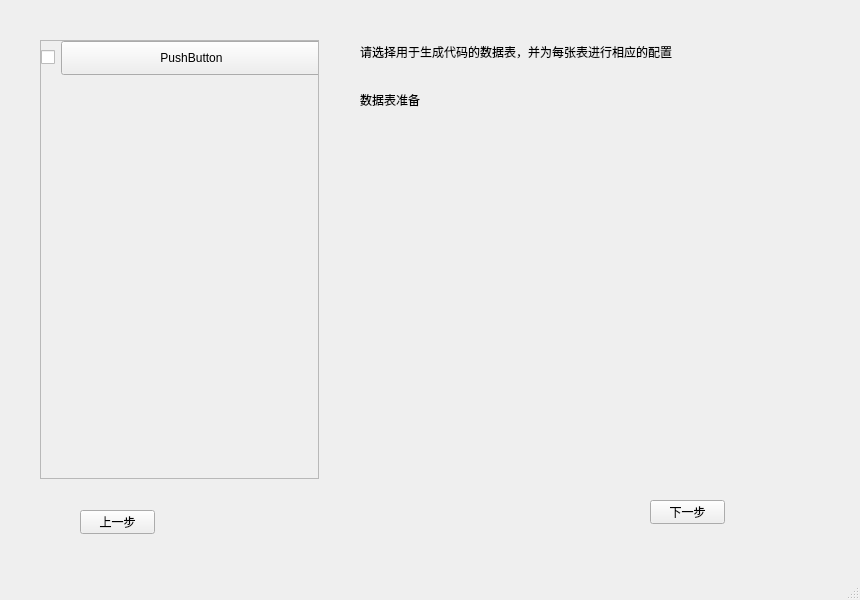
<?xml version="1.0" encoding="UTF-8"?>
<ui version="4.0">
 <class>MainWindow</class>
 <widget class="QMainWindow" name="MainWindow">
  <property name="geometry">
   <rect>
    <x>0</x>
    <y>0</y>
    <width>860</width>
    <height>600</height>
   </rect>
  </property>
  <property name="windowTitle">
   <string>MainWindow</string>
  </property>
  <widget class="QWidget" name="centralwidget">
   <widget class="QPushButton" name="pushButton_next">
    <property name="geometry">
     <rect>
      <x>650</x>
      <y>500</y>
      <width>75</width>
      <height>24</height>
     </rect>
    </property>
    <property name="text">
     <string>下一步</string>
    </property>
   </widget>
   <widget class="QPushButton" name="pushButton_last">
    <property name="geometry">
     <rect>
      <x>80</x>
      <y>510</y>
      <width>75</width>
      <height>24</height>
     </rect>
    </property>
    <property name="text">
     <string>上一步</string>
    </property>
   </widget>
   <widget class="QStackedWidget" name="stackedWidget_right">
    <property name="geometry">
     <rect>
      <x>330</x>
      <y>20</y>
      <width>451</width>
      <height>451</height>
     </rect>
    </property>
    <property name="currentIndex">
     <number>0</number>
    </property>
    <widget class="QWidget" name="page_1">
     <widget class="QWidget" name="verticalLayoutWidget_2">
      <property name="geometry">
       <rect>
        <x>30</x>
        <y>10</y>
        <width>351</width>
        <height>91</height>
       </rect>
      </property>
      <layout class="QVBoxLayout" name="verticalLayout_page1">
       <item>
        <widget class="QLabel" name="label_2">
         <property name="text">
          <string>请选择用于生成代码的数据表，并为每张表进行相应的配置</string>
         </property>
        </widget>
       </item>
       <item>
        <widget class="QLabel" name="label">
         <property name="mouseTracking">
          <bool>false</bool>
         </property>
         <property name="text">
          <string>数据表准备</string>
         </property>
        </widget>
       </item>
      </layout>
     </widget>
    </widget>
    <widget class="QWidget" name="page_2">
     <widget class="QWidget" name="verticalLayoutWidget_4">
      <property name="geometry">
       <rect>
        <x>9</x>
        <y>9</y>
        <width>431</width>
        <height>451</height>
       </rect>
      </property>
      <layout class="QVBoxLayout" name="verticalLayout_page2">
       <item>
        <widget class="QScrollArea" name="scrollArea_right">
         <property name="whatsThis">
          <string/>
         </property>
         <property name="accessibleName">
          <string/>
         </property>
         <property name="widgetResizable">
          <bool>true</bool>
         </property>
         <widget class="QWidget" name="scrollAreaWidgetContents_right">
          <property name="geometry">
           <rect>
            <x>0</x>
            <y>0</y>
            <width>410</width>
            <height>1000</height>
           </rect>
          </property>
          <property name="minimumSize">
           <size>
            <width>0</width>
            <height>1000</height>
           </size>
          </property>
          <widget class="QLabel" name="label_table_name">
           <property name="geometry">
            <rect>
             <x>20</x>
             <y>10</y>
             <width>54</width>
             <height>16</height>
            </rect>
           </property>
           <property name="text">
            <string>这是表名</string>
           </property>
          </widget>
          <widget class="QLabel" name="label_set_key">
           <property name="geometry">
            <rect>
             <x>20</x>
             <y>140</y>
             <width>151</width>
             <height>16</height>
            </rect>
           </property>
           <property name="text">
            <string>业务主键设置</string>
           </property>
          </widget>
          <widget class="QLabel" name="label_select_key">
           <property name="geometry">
            <rect>
             <x>20</x>
             <y>170</y>
             <width>161</width>
             <height>16</height>
            </rect>
           </property>
           <property name="text">
            <string>业务主键字段选择</string>
           </property>
          </widget>
          <widget class="QComboBox" name="comboBox_select_key">
           <property name="geometry">
            <rect>
             <x>20</x>
             <y>190</y>
             <width>161</width>
             <height>22</height>
            </rect>
           </property>
          </widget>
          <widget class="QLabel" name="label_set_key_2">
           <property name="geometry">
            <rect>
             <x>20</x>
             <y>220</y>
             <width>161</width>
             <height>16</height>
            </rect>
           </property>
           <property name="text">
            <string>业务主键生成规则</string>
           </property>
          </widget>
          <widget class="QComboBox" name="comboBox_set_key">
           <property name="geometry">
            <rect>
             <x>20</x>
             <y>240</y>
             <width>161</width>
             <height>22</height>
            </rect>
           </property>
          </widget>
          <widget class="QLabel" name="label_code">
           <property name="geometry">
            <rect>
             <x>20</x>
             <y>310</y>
             <width>161</width>
             <height>16</height>
            </rect>
           </property>
           <property name="text">
            <string>请选择需要加密存储的字段</string>
           </property>
          </widget>
          <widget class="QWidget" name="verticalLayoutWidget_5">
           <property name="geometry">
            <rect>
             <x>10</x>
             <y>340</y>
             <width>401</width>
             <height>311</height>
            </rect>
           </property>
           <layout class="QVBoxLayout" name="verticalLayout_code"/>
          </widget>
          <widget class="QLabel" name="label_isDelete">
           <property name="geometry">
            <rect>
             <x>20</x>
             <y>50</y>
             <width>158</width>
             <height>16</height>
            </rect>
           </property>
           <property name="text">
            <string>数据是否逻辑删除</string>
           </property>
          </widget>
          <widget class="QComboBox" name="comboBox_isDelete">
           <property name="geometry">
            <rect>
             <x>20</x>
             <y>80</y>
             <width>158</width>
             <height>21</height>
            </rect>
           </property>
           <item>
            <property name="text">
             <string>请选择逻辑删除标识字段</string>
            </property>
           </item>
          </widget>
         </widget>
        </widget>
       </item>
      </layout>
     </widget>
    </widget>
   </widget>
   <widget class="QWidget" name="layoutWidget">
    <property name="geometry">
     <rect>
      <x>40</x>
      <y>40</y>
      <width>279</width>
      <height>439</height>
     </rect>
    </property>
    <layout class="QVBoxLayout" name="verticalLayout_left">
     <item>
      <widget class="QScrollArea" name="scrollArea_left">
       <property name="widgetResizable">
        <bool>true</bool>
       </property>
       <widget class="QWidget" name="scrollAreaWidgetContents_left">
        <property name="geometry">
         <rect>
          <x>0</x>
          <y>0</y>
          <width>275</width>
          <height>435</height>
         </rect>
        </property>
        <property name="minimumSize">
         <size>
          <width>0</width>
          <height>0</height>
         </size>
        </property>
        <widget class="QWidget" name="horizontalLayoutWidget">
         <property name="geometry">
          <rect>
           <x>0</x>
           <y>0</y>
           <width>281</width>
           <height>34</height>
          </rect>
         </property>
         <layout class="QHBoxLayout" name="horizontalLayout_all" stretch="0,0">
          <item>
           <widget class="QCheckBox" name="checkBox_all">
            <property name="sizePolicy">
             <sizepolicy hsizetype="Fixed" vsizetype="Fixed">
              <horstretch>0</horstretch>
              <verstretch>0</verstretch>
             </sizepolicy>
            </property>
            <property name="minimumSize">
             <size>
              <width>0</width>
              <height>0</height>
             </size>
            </property>
            <property name="text">
             <string/>
            </property>
           </widget>
          </item>
          <item>
           <widget class="QPushButton" name="pushButton_all">
            <property name="sizePolicy">
             <sizepolicy hsizetype="Minimum" vsizetype="Minimum">
              <horstretch>0</horstretch>
              <verstretch>0</verstretch>
             </sizepolicy>
            </property>
            <property name="text">
             <string>PushButton</string>
            </property>
           </widget>
          </item>
         </layout>
        </widget>
       </widget>
      </widget>
     </item>
    </layout>
   </widget>
  </widget>
  <widget class="QMenuBar" name="menubar">
   <property name="geometry">
    <rect>
     <x>0</x>
     <y>0</y>
     <width>860</width>
     <height>22</height>
    </rect>
   </property>
  </widget>
  <widget class="QStatusBar" name="statusbar"/>
 </widget>
 <resources/>
 <connections/>
</ui>
